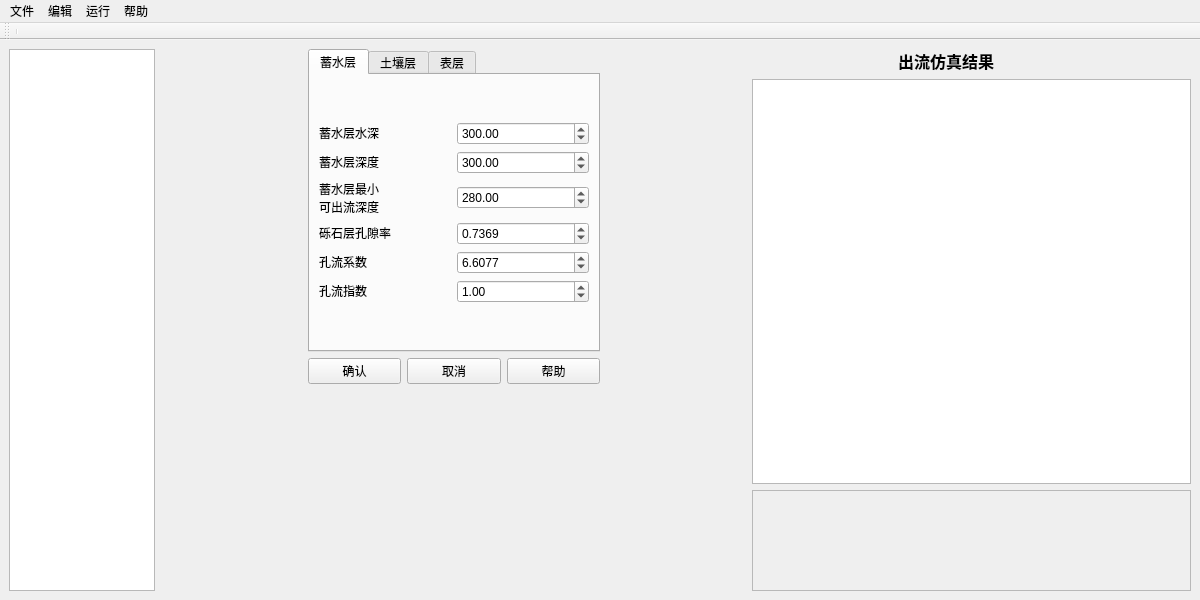
<?xml version="1.0" encoding="UTF-8"?>
<ui version="4.0">
 <class>MainWindow</class>
 <widget class="QMainWindow" name="MainWindow">
  <property name="geometry">
   <rect>
    <x>0</x>
    <y>0</y>
    <width>1200</width>
    <height>600</height>
   </rect>
  </property>
  <property name="sizePolicy">
   <sizepolicy hsizetype="Preferred" vsizetype="Preferred">
    <horstretch>0</horstretch>
    <verstretch>0</verstretch>
   </sizepolicy>
  </property>
  <property name="windowTitle">
   <string>Sponge City</string>
  </property>
  <widget class="QWidget" name="centralwidget">
   <property name="sizePolicy">
    <sizepolicy hsizetype="MinimumExpanding" vsizetype="Minimum">
     <horstretch>0</horstretch>
     <verstretch>0</verstretch>
    </sizepolicy>
   </property>
   <property name="minimumSize">
    <size>
     <width>994</width>
     <height>0</height>
    </size>
   </property>
   <layout class="QHBoxLayout" name="horizontalLayout_4">
    <item>
     <layout class="QHBoxLayout" name="horizontalLayout_3" stretch="1,1,2,1,3">
      <item>
       <widget class="QTreeView" name="treeView">
        <property name="sizePolicy">
         <sizepolicy hsizetype="Preferred" vsizetype="MinimumExpanding">
          <horstretch>0</horstretch>
          <verstretch>0</verstretch>
         </sizepolicy>
        </property>
       </widget>
      </item>
      <item>
       <spacer name="horizontalSpacer">
        <property name="orientation">
         <enum>Qt::Horizontal</enum>
        </property>
        <property name="sizeHint" stdset="0">
         <size>
          <width>40</width>
          <height>20</height>
         </size>
        </property>
       </spacer>
      </item>
      <item>
       <layout class="QVBoxLayout" name="verticalLayout_3" stretch="2,1,10">
        <item>
         <widget class="QTabWidget" name="tabWidget">
          <property name="currentIndex">
           <number>0</number>
          </property>
          <widget class="QWidget" name="tab">
           <attribute name="title">
            <string>蓄水层</string>
           </attribute>
           <layout class="QVBoxLayout" name="verticalLayout">
            <item>
             <layout class="QVBoxLayout" name="verticalLayout_8">
              <item>
               <layout class="QHBoxLayout" name="horizontalLayout_30" stretch="1,1">
                <item>
                 <widget class="QLabel" name="label_4">
                  <property name="sizePolicy">
                   <sizepolicy hsizetype="Preferred" vsizetype="Fixed">
                    <horstretch>0</horstretch>
                    <verstretch>0</verstretch>
                   </sizepolicy>
                  </property>
                  <property name="text">
                   <string>蓄水层水深</string>
                  </property>
                 </widget>
                </item>
                <item>
                 <widget class="QDoubleSpinBox" name="d3_0">
                  <property name="sizePolicy">
                   <sizepolicy hsizetype="MinimumExpanding" vsizetype="Fixed">
                    <horstretch>0</horstretch>
                    <verstretch>0</verstretch>
                   </sizepolicy>
                  </property>
                  <property name="maximum">
                   <double>9999.000000000000000</double>
                  </property>
                  <property name="value">
                   <double>300.000000000000000</double>
                  </property>
                 </widget>
                </item>
               </layout>
              </item>
              <item>
               <layout class="QHBoxLayout" name="horizontalLayout_7" stretch="1,1">
                <item>
                 <widget class="QLabel" name="label_10">
                  <property name="sizePolicy">
                   <sizepolicy hsizetype="Preferred" vsizetype="Fixed">
                    <horstretch>0</horstretch>
                    <verstretch>0</verstretch>
                   </sizepolicy>
                  </property>
                  <property name="text">
                   <string>蓄水层深度</string>
                  </property>
                 </widget>
                </item>
                <item>
                 <widget class="QDoubleSpinBox" name="D3">
                  <property name="sizePolicy">
                   <sizepolicy hsizetype="Preferred" vsizetype="Fixed">
                    <horstretch>0</horstretch>
                    <verstretch>0</verstretch>
                   </sizepolicy>
                  </property>
                  <property name="maximum">
                   <double>99999.000000000000000</double>
                  </property>
                  <property name="value">
                   <double>300.000000000000000</double>
                  </property>
                 </widget>
                </item>
               </layout>
              </item>
              <item>
               <layout class="QHBoxLayout" name="horizontalLayout_31">
                <item>
                 <widget class="QLabel" name="label_11">
                  <property name="sizePolicy">
                   <sizepolicy hsizetype="Preferred" vsizetype="Fixed">
                    <horstretch>0</horstretch>
                    <verstretch>0</verstretch>
                   </sizepolicy>
                  </property>
                  <property name="text">
                   <string>&lt;html&gt;&lt;head/&gt;&lt;body&gt;&lt;p&gt;蓄水层最小&lt;br/&gt;可出流深度&lt;/p&gt;&lt;/body&gt;&lt;/html&gt;</string>
                  </property>
                 </widget>
                </item>
                <item>
                 <widget class="QDoubleSpinBox" name="D3D">
                  <property name="sizePolicy">
                   <sizepolicy hsizetype="Preferred" vsizetype="Fixed">
                    <horstretch>0</horstretch>
                    <verstretch>0</verstretch>
                   </sizepolicy>
                  </property>
                  <property name="maximum">
                   <double>99999.000000000000000</double>
                  </property>
                  <property name="value">
                   <double>280.000000000000000</double>
                  </property>
                 </widget>
                </item>
               </layout>
              </item>
              <item>
               <layout class="QHBoxLayout" name="horizontalLayout_32" stretch="1,1">
                <item>
                 <widget class="QLabel" name="label_19">
                  <property name="sizePolicy">
                   <sizepolicy hsizetype="Preferred" vsizetype="Fixed">
                    <horstretch>0</horstretch>
                    <verstretch>0</verstretch>
                   </sizepolicy>
                  </property>
                  <property name="text">
                   <string>砾石层孔隙率</string>
                  </property>
                 </widget>
                </item>
                <item>
                 <widget class="QDoubleSpinBox" name="phi3">
                  <property name="sizePolicy">
                   <sizepolicy hsizetype="Preferred" vsizetype="Fixed">
                    <horstretch>0</horstretch>
                    <verstretch>0</verstretch>
                   </sizepolicy>
                  </property>
                  <property name="decimals">
                   <number>4</number>
                  </property>
                  <property name="maximum">
                   <double>999999.000000000000000</double>
                  </property>
                  <property name="value">
                   <double>0.736900000000000</double>
                  </property>
                 </widget>
                </item>
               </layout>
              </item>
              <item>
               <layout class="QHBoxLayout" name="horizontalLayout_34">
                <item>
                 <widget class="QLabel" name="label_20">
                  <property name="sizePolicy">
                   <sizepolicy hsizetype="Preferred" vsizetype="Fixed">
                    <horstretch>0</horstretch>
                    <verstretch>0</verstretch>
                   </sizepolicy>
                  </property>
                  <property name="text">
                   <string>孔流系数</string>
                  </property>
                 </widget>
                </item>
                <item>
                 <widget class="QDoubleSpinBox" name="C3D">
                  <property name="sizePolicy">
                   <sizepolicy hsizetype="Preferred" vsizetype="Fixed">
                    <horstretch>0</horstretch>
                    <verstretch>0</verstretch>
                   </sizepolicy>
                  </property>
                  <property name="decimals">
                   <number>4</number>
                  </property>
                  <property name="maximum">
                   <double>999999.000000000000000</double>
                  </property>
                  <property name="value">
                   <double>6.607700000000000</double>
                  </property>
                 </widget>
                </item>
               </layout>
              </item>
              <item>
               <layout class="QHBoxLayout" name="horizontalLayout_35">
                <item>
                 <widget class="QLabel" name="label_21">
                  <property name="sizePolicy">
                   <sizepolicy hsizetype="Preferred" vsizetype="Fixed">
                    <horstretch>0</horstretch>
                    <verstretch>0</verstretch>
                   </sizepolicy>
                  </property>
                  <property name="text">
                   <string>孔流指数</string>
                  </property>
                 </widget>
                </item>
                <item>
                 <widget class="QDoubleSpinBox" name="eta3D">
                  <property name="sizePolicy">
                   <sizepolicy hsizetype="Preferred" vsizetype="Fixed">
                    <horstretch>0</horstretch>
                    <verstretch>0</verstretch>
                   </sizepolicy>
                  </property>
                  <property name="maximum">
                   <double>999999.000000000000000</double>
                  </property>
                  <property name="value">
                   <double>1.000000000000000</double>
                  </property>
                 </widget>
                </item>
               </layout>
              </item>
             </layout>
            </item>
           </layout>
          </widget>
          <widget class="QWidget" name="tab_2">
           <attribute name="title">
            <string>土壤层</string>
           </attribute>
           <layout class="QHBoxLayout" name="horizontalLayout_2">
            <item>
             <layout class="QVBoxLayout" name="verticalLayout_9">
              <item>
               <layout class="QHBoxLayout" name="horizontalLayout_36" stretch="1,1">
                <item>
                 <widget class="QLabel" name="label_3">
                  <property name="sizePolicy">
                   <sizepolicy hsizetype="Preferred" vsizetype="Fixed">
                    <horstretch>0</horstretch>
                    <verstretch>0</verstretch>
                   </sizepolicy>
                  </property>
                  <property name="text">
                   <string>土层含水量</string>
                  </property>
                 </widget>
                </item>
                <item>
                 <widget class="QDoubleSpinBox" name="xita2_0">
                  <property name="sizePolicy">
                   <sizepolicy hsizetype="MinimumExpanding" vsizetype="Fixed">
                    <horstretch>0</horstretch>
                    <verstretch>0</verstretch>
                   </sizepolicy>
                  </property>
                  <property name="maximum">
                   <double>1.000000000000000</double>
                  </property>
                  <property name="value">
                   <double>0.570000000000000</double>
                  </property>
                 </widget>
                </item>
               </layout>
              </item>
              <item>
               <layout class="QHBoxLayout" name="horizontalLayout_37">
                <item>
                 <widget class="QLabel" name="label_9">
                  <property name="sizePolicy">
                   <sizepolicy hsizetype="Preferred" vsizetype="Fixed">
                    <horstretch>0</horstretch>
                    <verstretch>0</verstretch>
                   </sizepolicy>
                  </property>
                  <property name="text">
                   <string>基质层深度</string>
                  </property>
                 </widget>
                </item>
                <item>
                 <widget class="QDoubleSpinBox" name="D2">
                  <property name="sizePolicy">
                   <sizepolicy hsizetype="Preferred" vsizetype="Fixed">
                    <horstretch>0</horstretch>
                    <verstretch>0</verstretch>
                   </sizepolicy>
                  </property>
                  <property name="maximum">
                   <double>99999.000000000000000</double>
                  </property>
                  <property name="value">
                   <double>100.000000000000000</double>
                  </property>
                 </widget>
                </item>
               </layout>
              </item>
              <item>
               <layout class="QHBoxLayout" name="horizontalLayout_38">
                <item>
                 <widget class="QLabel" name="label_16">
                  <property name="sizePolicy">
                   <sizepolicy hsizetype="Preferred" vsizetype="Fixed">
                    <horstretch>0</horstretch>
                    <verstretch>0</verstretch>
                   </sizepolicy>
                  </property>
                  <property name="text">
                   <string>田间持水量</string>
                  </property>
                 </widget>
                </item>
                <item>
                 <widget class="QDoubleSpinBox" name="xitaFC">
                  <property name="sizePolicy">
                   <sizepolicy hsizetype="Preferred" vsizetype="Fixed">
                    <horstretch>0</horstretch>
                    <verstretch>0</verstretch>
                   </sizepolicy>
                  </property>
                  <property name="maximum">
                   <double>999999.000000000000000</double>
                  </property>
                  <property name="value">
                   <double>0.280000000000000</double>
                  </property>
                 </widget>
                </item>
               </layout>
              </item>
              <item>
               <layout class="QHBoxLayout" name="horizontalLayout_39">
                <item>
                 <widget class="QLabel" name="label_17">
                  <property name="sizePolicy">
                   <sizepolicy hsizetype="Preferred" vsizetype="Fixed">
                    <horstretch>0</horstretch>
                    <verstretch>0</verstretch>
                   </sizepolicy>
                  </property>
                  <property name="text">
                   <string>凋萎点</string>
                  </property>
                 </widget>
                </item>
                <item>
                 <widget class="QDoubleSpinBox" name="xitaWP">
                  <property name="sizePolicy">
                   <sizepolicy hsizetype="Preferred" vsizetype="Fixed">
                    <horstretch>0</horstretch>
                    <verstretch>0</verstretch>
                   </sizepolicy>
                  </property>
                  <property name="decimals">
                   <number>3</number>
                  </property>
                  <property name="maximum">
                   <double>999999.000000000000000</double>
                  </property>
                  <property name="value">
                   <double>0.225000000000000</double>
                  </property>
                 </widget>
                </item>
               </layout>
              </item>
              <item>
               <layout class="QHBoxLayout" name="horizontalLayout_40">
                <item>
                 <widget class="QLabel" name="label_18">
                  <property name="sizePolicy">
                   <sizepolicy hsizetype="Preferred" vsizetype="Fixed">
                    <horstretch>0</horstretch>
                    <verstretch>0</verstretch>
                   </sizepolicy>
                  </property>
                  <property name="text">
                   <string>土壤层孔隙率</string>
                  </property>
                 </widget>
                </item>
                <item>
                 <widget class="QDoubleSpinBox" name="phi2">
                  <property name="sizePolicy">
                   <sizepolicy hsizetype="Preferred" vsizetype="Fixed">
                    <horstretch>0</horstretch>
                    <verstretch>0</verstretch>
                   </sizepolicy>
                  </property>
                  <property name="maximum">
                   <double>999999.000000000000000</double>
                  </property>
                  <property name="value">
                   <double>0.500000000000000</double>
                  </property>
                 </widget>
                </item>
               </layout>
              </item>
              <item>
               <layout class="QHBoxLayout" name="horizontalLayout_41">
                <item>
                 <widget class="QLabel" name="label_23">
                  <property name="sizePolicy">
                   <sizepolicy hsizetype="Preferred" vsizetype="Fixed">
                    <horstretch>0</horstretch>
                    <verstretch>0</verstretch>
                   </sizepolicy>
                  </property>
                  <property name="text">
                   <string>临界含水量</string>
                  </property>
                 </widget>
                </item>
                <item>
                 <widget class="QDoubleSpinBox" name="xitacb">
                  <property name="sizePolicy">
                   <sizepolicy hsizetype="Preferred" vsizetype="Fixed">
                    <horstretch>0</horstretch>
                    <verstretch>0</verstretch>
                   </sizepolicy>
                  </property>
                  <property name="decimals">
                   <number>3</number>
                  </property>
                  <property name="maximum">
                   <double>999999.000000000000000</double>
                  </property>
                  <property name="value">
                   <double>0.375000000000000</double>
                  </property>
                 </widget>
                </item>
               </layout>
              </item>
              <item>
               <layout class="QHBoxLayout" name="horizontalLayout_42">
                <item>
                 <widget class="QLabel" name="label_24">
                  <property name="sizePolicy">
                   <sizepolicy hsizetype="Preferred" vsizetype="Fixed">
                    <horstretch>0</horstretch>
                    <verstretch>0</verstretch>
                   </sizepolicy>
                  </property>
                  <property name="text">
                   <string>饱和导水率</string>
                  </property>
                 </widget>
                </item>
                <item>
                 <widget class="QDoubleSpinBox" name="Ksat">
                  <property name="sizePolicy">
                   <sizepolicy hsizetype="Preferred" vsizetype="Fixed">
                    <horstretch>0</horstretch>
                    <verstretch>0</verstretch>
                   </sizepolicy>
                  </property>
                  <property name="maximum">
                   <double>999999.000000000000000</double>
                  </property>
                  <property name="value">
                   <double>178.569999999999993</double>
                  </property>
                 </widget>
                </item>
               </layout>
              </item>
              <item>
               <layout class="QHBoxLayout" name="horizontalLayout_43">
                <item>
                 <widget class="QLabel" name="label_25">
                  <property name="sizePolicy">
                   <sizepolicy hsizetype="Preferred" vsizetype="Fixed">
                    <horstretch>0</horstretch>
                    <verstretch>0</verstretch>
                   </sizepolicy>
                  </property>
                  <property name="text">
                   <string>衰减常数</string>
                  </property>
                 </widget>
                </item>
                <item>
                 <widget class="QDoubleSpinBox" name="HCO">
                  <property name="sizePolicy">
                   <sizepolicy hsizetype="Preferred" vsizetype="Fixed">
                    <horstretch>0</horstretch>
                    <verstretch>0</verstretch>
                   </sizepolicy>
                  </property>
                  <property name="decimals">
                   <number>4</number>
                  </property>
                  <property name="maximum">
                   <double>999999.000000000000000</double>
                  </property>
                  <property name="value">
                   <double>4.806500000000000</double>
                  </property>
                 </widget>
                </item>
               </layout>
              </item>
              <item>
               <layout class="QHBoxLayout" name="horizontalLayout_44">
                <item>
                 <widget class="QLabel" name="label_26">
                  <property name="sizePolicy">
                   <sizepolicy hsizetype="Preferred" vsizetype="Fixed">
                    <horstretch>0</horstretch>
                    <verstretch>0</verstretch>
                   </sizepolicy>
                  </property>
                  <property name="text">
                   <string>吸力水头</string>
                  </property>
                 </widget>
                </item>
                <item>
                 <widget class="QDoubleSpinBox" name="psi2">
                  <property name="sizePolicy">
                   <sizepolicy hsizetype="Preferred" vsizetype="Fixed">
                    <horstretch>0</horstretch>
                    <verstretch>0</verstretch>
                   </sizepolicy>
                  </property>
                  <property name="decimals">
                   <number>4</number>
                  </property>
                  <property name="maximum">
                   <double>999999.000000000000000</double>
                  </property>
                  <property name="value">
                   <double>320.286900000000003</double>
                  </property>
                 </widget>
                </item>
               </layout>
              </item>
             </layout>
            </item>
           </layout>
          </widget>
          <widget class="QWidget" name="tab_3">
           <attribute name="title">
            <string>表层</string>
           </attribute>
           <layout class="QGridLayout" name="gridLayout">
            <item row="0" column="0">
             <widget class="QLabel" name="label_8">
              <property name="sizePolicy">
               <sizepolicy hsizetype="Preferred" vsizetype="Fixed">
                <horstretch>0</horstretch>
                <verstretch>0</verstretch>
               </sizepolicy>
              </property>
              <property name="text">
               <string>溢流层深度</string>
              </property>
             </widget>
            </item>
            <item row="0" column="1">
             <widget class="QDoubleSpinBox" name="D1">
              <property name="sizePolicy">
               <sizepolicy hsizetype="Preferred" vsizetype="Fixed">
                <horstretch>0</horstretch>
                <verstretch>0</verstretch>
               </sizepolicy>
              </property>
              <property name="maximum">
               <double>99999.000000000000000</double>
              </property>
              <property name="value">
               <double>30.000000000000000</double>
              </property>
             </widget>
            </item>
            <item row="2" column="0">
             <widget class="QLabel" name="label_12">
              <property name="sizePolicy">
               <sizepolicy hsizetype="Preferred" vsizetype="Fixed">
                <horstretch>0</horstretch>
                <verstretch>0</verstretch>
               </sizepolicy>
              </property>
              <property name="text">
               <string>空隙率</string>
              </property>
             </widget>
            </item>
            <item row="2" column="1">
             <widget class="QDoubleSpinBox" name="phi1">
              <property name="sizePolicy">
               <sizepolicy hsizetype="Preferred" vsizetype="Fixed">
                <horstretch>0</horstretch>
                <verstretch>0</verstretch>
               </sizepolicy>
              </property>
              <property name="maximum">
               <double>99999.000000000000000</double>
              </property>
              <property name="value">
               <double>0.950000000000000</double>
              </property>
             </widget>
            </item>
            <item row="3" column="0">
             <spacer name="verticalSpacer">
              <property name="orientation">
               <enum>Qt::Vertical</enum>
              </property>
              <property name="sizeHint" stdset="0">
               <size>
                <width>20</width>
                <height>40</height>
               </size>
              </property>
             </spacer>
            </item>
           </layout>
          </widget>
         </widget>
        </item>
        <item>
         <layout class="QHBoxLayout" name="horizontalLayout">
          <item>
           <widget class="QPushButton" name="pushButton_greenroof_ok">
            <property name="text">
             <string>确认</string>
            </property>
           </widget>
          </item>
          <item>
           <widget class="QPushButton" name="pushButton_greenroof_cancal">
            <property name="text">
             <string>取消</string>
            </property>
           </widget>
          </item>
          <item>
           <widget class="QPushButton" name="pushButton_greenroof_help">
            <property name="text">
             <string>帮助</string>
            </property>
           </widget>
          </item>
         </layout>
        </item>
        <item>
         <spacer name="verticalSpacer_3">
          <property name="orientation">
           <enum>Qt::Vertical</enum>
          </property>
          <property name="sizeHint" stdset="0">
           <size>
            <width>20</width>
            <height>40</height>
           </size>
          </property>
         </spacer>
        </item>
       </layout>
      </item>
      <item>
       <spacer name="horizontalSpacer_2">
        <property name="orientation">
         <enum>Qt::Horizontal</enum>
        </property>
        <property name="sizeHint" stdset="0">
         <size>
          <width>40</width>
          <height>20</height>
         </size>
        </property>
       </spacer>
      </item>
      <item>
       <layout class="QVBoxLayout" name="verticalLayout_2" stretch="1,4,1">
        <item>
         <layout class="QHBoxLayout" name="horizontalLayout_13" stretch="1,1,1">
          <item>
           <spacer name="horizontalSpacer_7">
            <property name="orientation">
             <enum>Qt::Horizontal</enum>
            </property>
            <property name="sizeType">
             <enum>QSizePolicy::Minimum</enum>
            </property>
            <property name="sizeHint" stdset="0">
             <size>
              <width>40</width>
              <height>20</height>
             </size>
            </property>
           </spacer>
          </item>
          <item>
           <widget class="QLabel" name="label_13">
            <property name="enabled">
             <bool>true</bool>
            </property>
            <property name="sizePolicy">
             <sizepolicy hsizetype="Preferred" vsizetype="Fixed">
              <horstretch>0</horstretch>
              <verstretch>0</verstretch>
             </sizepolicy>
            </property>
            <property name="text">
             <string>&lt;html&gt;&lt;head/&gt;&lt;body&gt;&lt;p&gt;&lt;span style=&quot; font-size:12pt; font-weight:600;&quot;&gt;出流仿真结果&lt;/span&gt;&lt;/p&gt;&lt;/body&gt;&lt;/html&gt;</string>
            </property>
           </widget>
          </item>
          <item>
           <spacer name="horizontalSpacer_8">
            <property name="orientation">
             <enum>Qt::Horizontal</enum>
            </property>
            <property name="sizeType">
             <enum>QSizePolicy::Minimum</enum>
            </property>
            <property name="sizeHint" stdset="0">
             <size>
              <width>40</width>
              <height>20</height>
             </size>
            </property>
           </spacer>
          </item>
         </layout>
        </item>
        <item>
         <widget class="QGraphicsView" name="green_roof_sim_curve">
          <property name="sizePolicy">
           <sizepolicy hsizetype="Preferred" vsizetype="Minimum">
            <horstretch>0</horstretch>
            <verstretch>0</verstretch>
           </sizepolicy>
          </property>
         </widget>
        </item>
        <item>
         <widget class="QFrame" name="frame">
          <property name="sizePolicy">
           <sizepolicy hsizetype="Preferred" vsizetype="Minimum">
            <horstretch>0</horstretch>
            <verstretch>0</verstretch>
           </sizepolicy>
          </property>
          <property name="frameShape">
           <enum>QFrame::StyledPanel</enum>
          </property>
          <property name="frameShadow">
           <enum>QFrame::Raised</enum>
          </property>
         </widget>
        </item>
       </layout>
      </item>
     </layout>
    </item>
   </layout>
  </widget>
  <widget class="QMenuBar" name="menubar">
   <property name="geometry">
    <rect>
     <x>0</x>
     <y>0</y>
     <width>1200</width>
     <height>22</height>
    </rect>
   </property>
   <widget class="QMenu" name="menu">
    <property name="title">
     <string>文件</string>
    </property>
    <widget class="QMenu" name="menu_5">
     <property name="title">
      <string>绿色屋顶</string>
     </property>
     <addaction name="action_open_observed_file"/>
     <addaction name="action_open_weather_file"/>
    </widget>
    <addaction name="separator"/>
    <addaction name="menu_5"/>
   </widget>
   <widget class="QMenu" name="menu_2">
    <property name="title">
     <string>编辑</string>
    </property>
   </widget>
   <widget class="QMenu" name="menu_3">
    <property name="title">
     <string>运行</string>
    </property>
    <widget class="QMenu" name="menusimulate">
     <property name="title">
      <string>仿真</string>
     </property>
     <addaction name="action_sim_green_roof"/>
    </widget>
    <widget class="QMenu" name="menusimulate_validate">
     <property name="title">
      <string>仿真和验证</string>
     </property>
     <addaction name="action_sim_and_val_green_roof"/>
    </widget>
    <addaction name="menusimulate"/>
    <addaction name="menusimulate_validate"/>
   </widget>
   <widget class="QMenu" name="menu_4">
    <property name="title">
     <string>帮助</string>
    </property>
   </widget>
   <addaction name="menu"/>
   <addaction name="menu_2"/>
   <addaction name="menu_3"/>
   <addaction name="menu_4"/>
  </widget>
  <widget class="QToolBar" name="toolBar">
   <property name="sizePolicy">
    <sizepolicy hsizetype="MinimumExpanding" vsizetype="Minimum">
     <horstretch>0</horstretch>
     <verstretch>0</verstretch>
    </sizepolicy>
   </property>
   <property name="windowTitle">
    <string>toolBar</string>
   </property>
   <attribute name="toolBarArea">
    <enum>TopToolBarArea</enum>
   </attribute>
   <attribute name="toolBarBreak">
    <bool>false</bool>
   </attribute>
   <addaction name="separator"/>
  </widget>
  <action name="action_openfile">
   <property name="text">
    <string>打开</string>
   </property>
  </action>
  <action name="action_sim_green_roof">
   <property name="text">
    <string>绿色屋顶</string>
   </property>
  </action>
  <action name="action_open_observed_file">
   <property name="text">
    <string>观测文件</string>
   </property>
  </action>
  <action name="action_open_weather_file">
   <property name="text">
    <string>气象文件</string>
   </property>
  </action>
  <action name="action_sim_and_val_green_roof">
   <property name="text">
    <string>绿色屋顶</string>
   </property>
  </action>
 </widget>
 <resources/>
 <connections/>
</ui>
